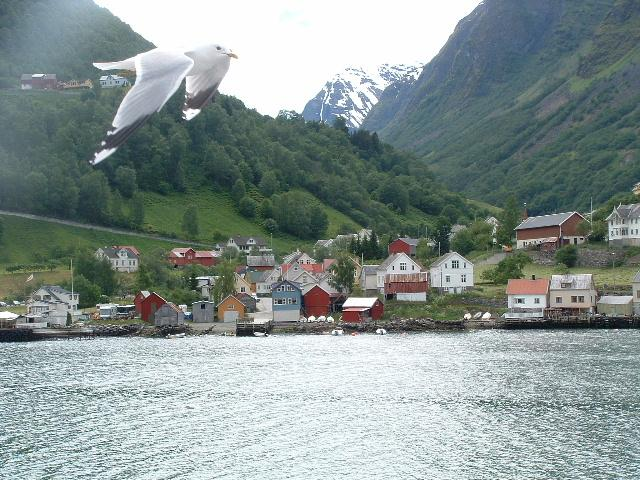
//> input picture Lab11/3.jpg, 640 x 480 px
$ ./main   (built with g++ and OpenCV 4)
//> lines starting //> are read from the running program, lines starting //| are printed output that depends on the picture; after the words box and inside, x2 and y2 are one past the last pixel; in counts of white or black regions, pixels touching at a corner belong together
#include <opencv2/opencv.hpp>
#include <vector>
#include <cmath>
using namespace cv;
using namespace std;

// ---------- Helper Functions ----------

static Mat loadImage(const string &filename, int flags = IMREAD_COLOR)
{
//> called with filename = "3.jpg", flags = 1
    Mat im = imread(filename, flags);
//> im is the input picture: 480 rows x 640 cols, CV_8UC3; mean B, G, R 146, 148.2, 135.4
    if (!im.empty())
        return im;
    vector<string> prefixes = {"", "kepek/", "../kepek/"};
    for (auto &p : prefixes)
    {
        im = imread(p + filename, flags);
        if (!im.empty())
            return im;
    }
    cerr << "Error: Cannot find " << filename << endl;
    return Mat();
}

static bool waitForSpace()
{
    while (true)
    {
        int key = waitKey(0);
        if (key == 'q' || key == 'Q')
        {
            exit(0);
        }
        else if (key == ' ')
        {
            return true;
        }
    }
}

void getColor(const Mat &im, int x, int y, uchar &blue, uchar &green, uchar &red)
{
    Vec3b color = im.at<Vec3b>(y, x);
    blue = color[0];
    green = color[1];
    red = color[2];
}

void setColor(Mat &im, int x, int y, uchar blue, uchar green, uchar red)
{
    im.at<Vec3b>(y, x) = Vec3b(blue, green, red);
}

uchar getGray(const Mat &im, int x, int y)
{
    return im.at<uchar>(y, x);
}

void setGray(Mat &im, int x, int y, uchar v)
{
    im.at<uchar>(y, x) = v;
}

int compare(const void *p1, const void *p2)
{
    uint v1 = *(uint *)p1;
    uint v2 = *(uint *)p2;

    // Extract luminance (stored in highest byte)
    uint lum1 = v1 / 0x1000000;
    uint lum2 = v2 / 0x1000000;

    if (lum1 > lum2)
        return 1;
    else if (lum1 < lum2)
        return -1;
    else
        return 0;
}

// ---------- Watershed Algorithm ----------

void watershedSegmentation()
{
    const uchar bits[8] = {1, 2, 4, 8, 16, 32, 64, 128};
    const int dx[8] = {1, 1, 0, -1, -1, -1, 0, 1};
    const int dy[8] = {0, -1, -1, -1, 0, 1, 1, 1};

    // Load color image
    Mat imColor = loadImage("3.jpg", IMREAD_COLOR);
    if (imColor.empty())
    {
        cerr << "Error: Cannot load 3.jpg. Please provide a test image." << endl;
        return;
    }

    // Convert to grayscale
    Mat imO;
    cvtColor(imColor, imO, COLOR_BGR2GRAY);

    // Display original images
    Mat grid1;
    Mat grayColor;
    cvtColor(imO, grayColor, COLOR_GRAY2BGR);
    hconcat(imColor, grayColor, grid1);
    putText(grid1, "Color Image", Point(10, 30), FONT_HERSHEY_SIMPLEX, 0.8, Scalar(0, 255, 0), 2);
    putText(grid1, "Grayscale", Point(imColor.cols + 10, 30), FONT_HERSHEY_SIMPLEX, 0.8, Scalar(0, 255, 0), 2);

    imshow("Watershed Segmentation (SPACE=next, Q=quit)", grid1);
    waitKey(800);

    // Initialize images
    Mat imG = imO.clone();
    Mat imE = imO.clone();
    Mat imKi = imO.clone();
    Mat imBe = imO.clone();
    Mat imSegm = imColor.clone();
    Mat imSegmMed = imColor.clone();
    Mat imMap = imO.clone();
    Mat imL(imO.rows, imO.cols, CV_16SC1);

    // Split color channels
    vector<Mat> imColors;
    split(imColor, imColors);
    Mat imBlue = imColors[0];
    Mat imGreen = imColors[1];
    Mat imRed = imColors[2];

    // Compute gradients for all channels
    Mat imSum = Mat::zeros(imO.size(), CV_8UC1);

    // Blue channel gradients
    Sobel(imBlue, imL, CV_16S, 1, 0);
    convertScaleAbs(imL, imE);
    Sobel(imBlue, imL, CV_16S, 0, 1);
    convertScaleAbs(imL, imG);
    add(imE, imG, imG);
    addWeighted(imSum, 1, imG, 0.33333, 0, imSum);

    // Green channel gradients
    Sobel(imGreen, imL, CV_16S, 1, 0);
    convertScaleAbs(imL, imE);
    Sobel(imGreen, imL, CV_16S, 0, 1);
    convertScaleAbs(imL, imG);
    add(imE, imG, imG);
    addWeighted(imSum, 1, imG, 0.33333, 0, imSum);

    // Red channel gradients
    Sobel(imRed, imL, CV_16S, 1, 0);
    convertScaleAbs(imL, imE);
    Sobel(imRed, imL, CV_16S, 0, 1);
    convertScaleAbs(imL, imG);
    add(imE, imG, imG);
    addWeighted(imSum, 1, imG, 0.33333, 0, imG);

    // Preprocessing - Gaussian blur
    GaussianBlur(imG, imG, Size(9, 9), 0);

    // Display gradient
    Mat grid2;
    Mat gradColor;
    applyColorMap(imG, gradColor, COLORMAP_JET);
    hconcat(grayColor, gradColor, grid2);
    putText(grid2, "Grayscale", Point(10, 30), FONT_HERSHEY_SIMPLEX, 0.8, Scalar(0, 255, 0), 2);
    putText(grid2, "Gradient Map", Point(imO.cols + 10, 30), FONT_HERSHEY_SIMPLEX, 0.8, Scalar(0, 255, 0), 2);

    imshow("Watershed Segmentation (SPACE=next, Q=quit)", grid2);
    waitKey(800);

    // Step 0 - Initialization
    erode(imG, imE, getStructuringElement(MORPH_RECT, Size(3, 3)));
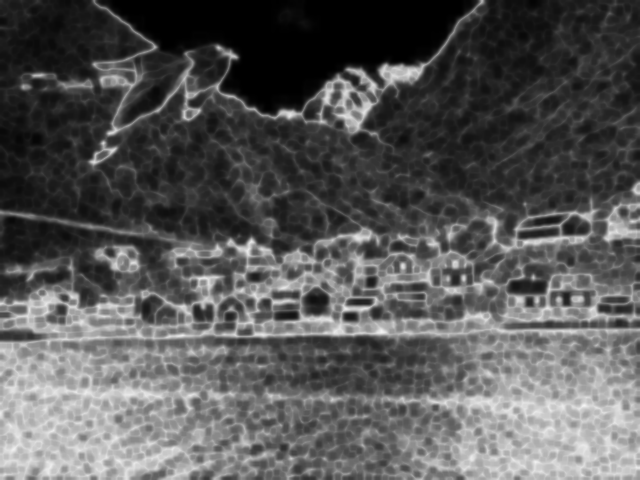
//> imE: 480 rows x 640 cols, CV_8UC1; min 0, max 244, mean 87.2
    imSegm.setTo(Scalar(50, 50, 50));
//> imSegm: 480 rows x 640 cols, CV_8UC3; every value is 50
    imSegmMed.setTo(Scalar(150, 150, 150));
//> imSegmMed: 480 rows x 640 cols, CV_8UC3; every value is 150
    imBe.setTo(Scalar(0));
//> imBe: 480 rows x 640 cols, CV_8UC1; every value is 0
    imKi.setTo(Scalar(8));
//> imKi: 480 rows x 640 cols, CV_8UC1; every value is 8
    imMap.setTo(Scalar(0));

    // Step 1 - Handle steep slopes
    for (int x = 0; x < imBe.cols; ++x)
    {
        for (int y = 0; y < imBe.rows; ++y)
        {
            int fp = getGray(imG, x, y);
            int q = getGray(imE, x, y);

            if (q < fp)
            {
                for (uchar irany = 0; irany < 8; ++irany)
                {
                    if (x + dx[irany] >= 0 && x + dx[irany] < imBe.cols &&
                        y + dy[irany] >= 0 && y + dy[irany] < imBe.rows)
                    {
                        int fpv = getGray(imG, x + dx[irany], y + dy[irany]);
                        if (fpv == q)
                        {
                            setGray(imKi, x, y, irany);
                            setGray(imMap, x, y, 255);
                            uchar volt = getGray(imBe, x + dx[irany], y + dy[irany]);
                            uchar lesz = volt | bits[irany];
                            setGray(imBe, x + dx[irany], y + dy[irany], lesz);
                            break;
                        }
                    }
                }
            }
        }
    }
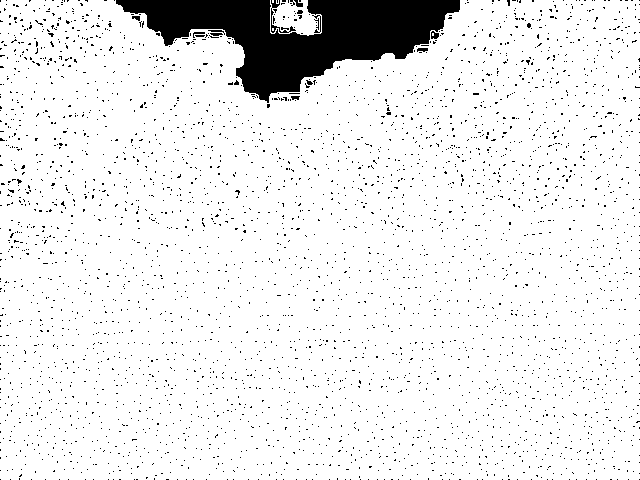
//> imMap: 480 rows x 640 cols, CV_8UC1; 92.4% white; 3597 black regions (3584 under 20 px), largest, box (x1, y1, x2, y2) and area: (116, 0, 460, 103) 16029, (271, 0, 296, 33) 138, (431, 31, 439, 39) 44

    // Display Step 1 result
    Mat grid3;
    Mat mapColor;
    cvtColor(imMap, mapColor, COLOR_GRAY2BGR);
    hconcat(gradColor, mapColor, grid3);
    putText(grid3, "Gradient", Point(10, 30), FONT_HERSHEY_SIMPLEX, 0.8, Scalar(0, 255, 0), 2);
    putText(grid3, "Step 1: Steep Slopes", Point(gradColor.cols + 10, 30), FONT_HERSHEY_SIMPLEX, 0.8, Scalar(0, 255, 0), 2);
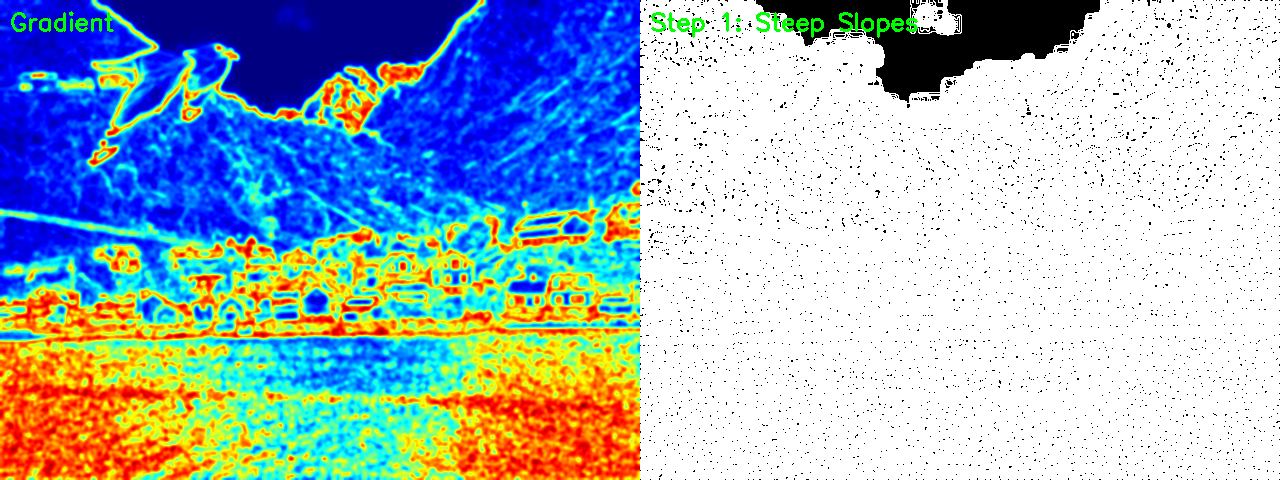
//> grid3: 480 rows x 1280 cols, CV_8UC3; mean B, G, R 194.6, 182.1, 162.1

    imshow("Watershed Segmentation (SPACE=next, Q=quit)", grid3);
    waitKey(800);

    // Step 2 - Handle plateaus using FIFO
    Point *fifo = new Point[imBe.cols * imBe.rows];
    int nextIn = 0;
    int nextOut = 0;

    for (int x = 0; x < imBe.cols; ++x)
    {
        for (int y = 0; y < imBe.rows; ++y)
        {
            int fp = getGray(imG, x, y);
            int pout = getGray(imKi, x, y);
            if (pout == 8)
                continue;

            int added = 0;
            for (uchar irany = 0; irany < 8; ++irany)
            {
                if (x + dx[irany] >= 0 && x + dx[irany] < imBe.cols &&
                    y + dy[irany] >= 0 && y + dy[irany] < imBe.rows)
                {
                    int fpv = getGray(imG, x + dx[irany], y + dy[irany]);
                    int pvout = getGray(imKi, x + dx[irany], y + dy[irany]);
                    if (fpv == fp && pvout == 8)
                    {
                        if (added == 0)
                            fifo[nextIn++] = Point(x, y);
                        added++;
                    }
                }
            }
        }
    }
//> this loop made 640 passes
//> nextIn on passes 1 to 3: 8, 18, 23
//> after the loop, nextIn = 3039

    while (nextOut < nextIn)
    {
        Point p = fifo[nextOut++];
        int fp = getGray(imG, p.x, p.y);

        for (uchar irany = 0; irany < 8; ++irany)
        {
            if (p.x + dx[irany] >= 0 && p.x + dx[irany] < imBe.cols &&
                p.y + dy[irany] >= 0 && p.y + dy[irany] < imBe.rows)
            {
                int fpv = getGray(imG, p.x + dx[irany], p.y + dy[irany]);
                int pvout = getGray(imKi, p.x + dx[irany], p.y + dy[irany]);
                if (fp == fpv && pvout == 8)
                {
                    setGray(imKi, p.x + dx[irany], p.y + dy[irany], (irany + 4) % 8);
                    setGray(imMap, p.x + dx[irany], p.y + dy[irany], 255);
                    setGray(imBe, p.x, p.y, bits[(irany + 4) % 8] | getGray(imBe, p.x, p.y));
                    fifo[nextIn++] = Point(p.x + dx[irany], p.y + dy[irany]);
                }
            }
        }
    }
//> this loop made 5905 passes
//> (p, fp, nextIn) on passes 1 to 3: (Point(0, 2), 47, 3040), (Point(0, 50), 25, 3041), (Point(0, 109), 22, 3042)
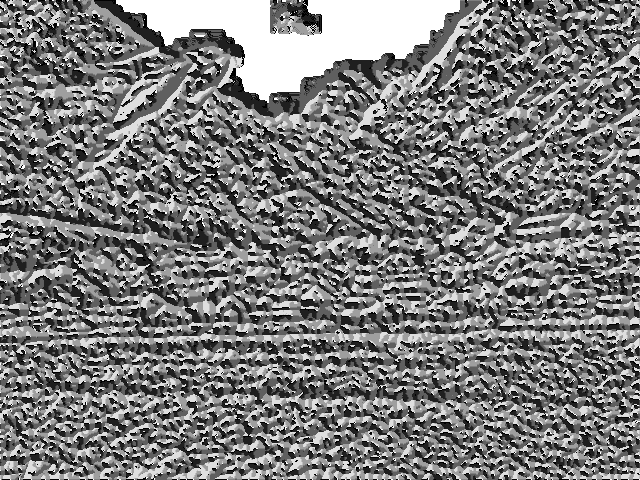
//> imKi: 480 rows x 640 cols, CV_8UC1; min 0, max 8, mean 3.89; drawn with min black and max white
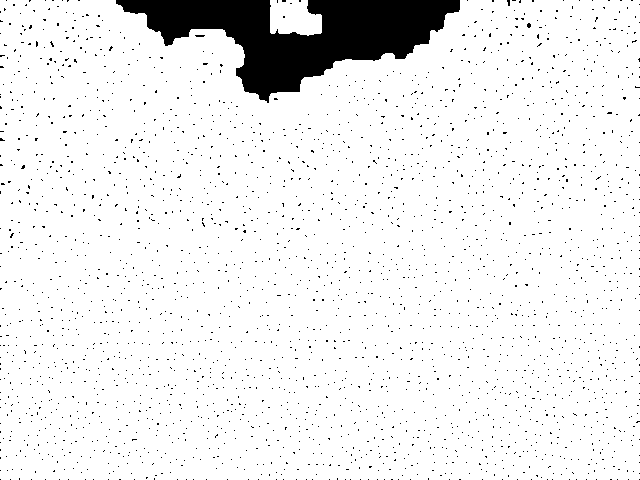
//> imMap: 480 rows x 640 cols, CV_8UC1; 93.3% white; 2480 black regions (2479 under 20 px), largest, box (x1, y1, x2, y2) and area: (116, 0, 460, 103) 16029
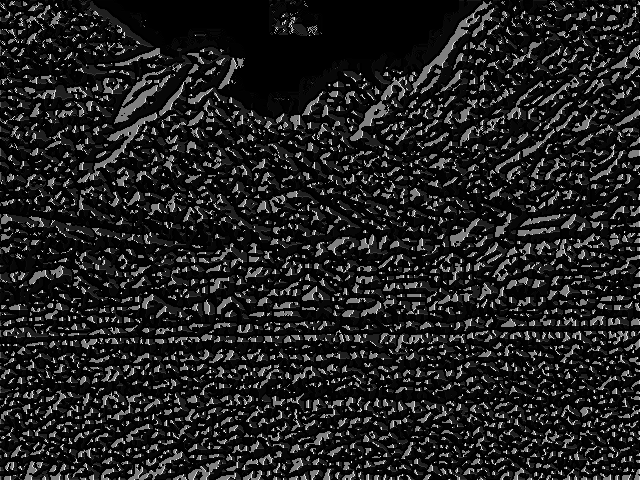
//> imBe: 480 rows x 640 cols, CV_8UC1; min 0, max 255, mean 32.4
//> after the loop, nextIn = 5905

    // Display Step 2 result
    Mat grid4;
    cvtColor(imMap, mapColor, COLOR_GRAY2BGR);
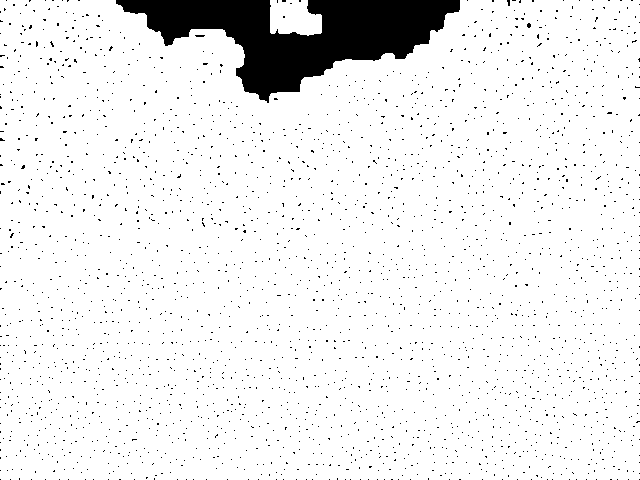
//> mapColor: 480 rows x 640 cols, CV_8UC3; 93.3% white; 2480 black regions (2479 under 20 px), largest, box (x1, y1, x2, y2) and area: (116, 0, 460, 103) 16029
    hconcat(gradColor, mapColor, grid4);
    putText(grid4, "Gradient", Point(10, 30), FONT_HERSHEY_SIMPLEX, 0.8, Scalar(0, 255, 0), 2);
    putText(grid4, "Step 2: Plateaus", Point(gradColor.cols + 10, 30), FONT_HERSHEY_SIMPLEX, 0.8, Scalar(0, 255, 0), 2);

    imshow("Watershed Segmentation (SPACE=next, Q=quit)", grid4);
    waitKey(800);

    // Step 3 - Find local minima using stack
    Point *stack = new Point[imBe.cols * imBe.rows];
    int nrStack = 0;

    for (int x = 0; x < imBe.cols; ++x)
    {
        for (int y = 0; y < imBe.rows; ++y)
        {
            int fp = getGray(imG, x, y);
            int pout = getGray(imKi, x, y);
            if (pout != 8)
                continue;

            for (uchar irany = 0; irany < 8; ++irany)
            {
                if (x + dx[irany] >= 0 && x + dx[irany] < imBe.cols &&
                    y + dy[irany] >= 0 && y + dy[irany] < imBe.rows)
                {
                    int fpv = getGray(imG, x + dx[irany], y + dy[irany]);
                    int pvout = getGray(imKi, x + dx[irany], y + dy[irany]);
                    if (pvout == 8 && fp == fpv)
                    {
                        setGray(imKi, x + dx[irany], y + dy[irany], (irany + 4) % 8);
                        setGray(imMap, x + dx[irany], y + dy[irany], 255);
                        setGray(imBe, x, y, bits[(irany + 4) % 8] | getGray(imBe, x, y));
                        stack[nrStack++] = Point(x + dx[irany], y + dy[irany]);
                    }
                }
            }

            while (nrStack > 0)
            {
                Point pv = stack[--nrStack];
                int fpv = getGray(imG, pv.x, pv.y);

                for (uchar irany = 0; irany < 8; ++irany)
                {
                    if (pv.x + dx[irany] >= 0 && pv.x + dx[irany] < imBe.cols &&
                        pv.y + dy[irany] >= 0 && pv.y + dy[irany] < imBe.rows)
                    {
                        int fpvv = getGray(imG, pv.x + dx[irany], pv.y + dy[irany]);
                        int pvvout = getGray(imKi, pv.x + dx[irany], pv.y + dy[irany]);
                        if (fpv == fpvv && pvvout == 8 && (!(pv.x + dx[irany] == x && pv.y + dy[irany] == y)))
                        {
                            setGray(imMap, pv.x + dx[irany], pv.y + dy[irany], 255);
                            setGray(imKi, pv.x + dx[irany], pv.y + dy[irany], (irany + 4) % 8);
                            setGray(imBe, pv.x, pv.y, bits[(irany + 4) % 8] | getGray(imBe, pv.x, pv.y));
                            stack[nrStack++] = Point(pv.x + dx[irany], pv.y + dy[irany]);
                        }
                    }
                }
            }
        }
    }
//> after the loop, nrStack = 0

    // Display Step 3 result (local minima)
    Mat grid5;
    cvtColor(imMap, mapColor, COLOR_GRAY2BGR);
    hconcat(gradColor, mapColor, grid5);
    putText(grid5, "Gradient", Point(10, 30), FONT_HERSHEY_SIMPLEX, 0.8, Scalar(0, 255, 0), 2);
    putText(grid5, "Step 3: Local Minima", Point(gradColor.cols + 10, 30), FONT_HERSHEY_SIMPLEX, 0.8, Scalar(0, 255, 0), 2);

    imshow("Watershed Segmentation (SPACE=next, Q=quit)", grid5);
    waitKey(800);

    // Step 4 - Build watershed basins
    uint *medbuff = new uint[imBe.cols * imBe.rows];
    int label = 0;
    nextIn = 0;
    int spotSum[3];

    for (int x = 0; x < imBe.cols; ++x)
    {
        for (int y = 0; y < imBe.rows; ++y)
        {
            int pout = getGray(imKi, x, y);
            if (pout != 8)
                continue;

            stack[nrStack++] = Point(x, y);
            for (int i = 0; i < 3; ++i)
                spotSum[i] = 0;

            while (nrStack > 0)
            {
                Point pv = stack[--nrStack];
                fifo[nextIn++] = pv;

                uchar r, g, b;
                getColor(imColor, pv.x, pv.y, b, g, r);
                spotSum[0] += (int)b;
                spotSum[1] += (int)g;
                spotSum[2] += (int)r;

                uint o = (int)r * 0x10000 + (int)g * 0x100 + (int)b;
                o += (uint)(round((float)r * 0.299 + (float)g * 0.587 + (float)b * 0.114) * 0x1000000);
                medbuff[nextIn - 1] = o;

                int pvin = getGray(imBe, pv.x, pv.y);
                for (uchar irany = 0; irany < 8; ++irany)
                {
                    if ((bits[irany] & pvin) > 0)
                    {
                        stack[nrStack++] = Point(pv.x + dx[(irany + 4) % 8], pv.y + dy[(irany + 4) % 8]);
                    }
                }
            }

            label++;

            for (int i = 0; i < 3; ++i)
            {
                spotSum[i] = round((float)spotSum[i] / nextIn);
            }

            qsort(medbuff, nextIn, sizeof(uint), compare);
            int medR = (medbuff[nextIn / 2] % 0x1000000) / 0x10000;
            int medG = (medbuff[nextIn / 2] % 0x10000) / 0x100;
            int medB = (medbuff[nextIn / 2] % 0x100);

            for (int i = 0; i < nextIn; ++i)
            {
                setColor(imSegm, fifo[i].x, fifo[i].y, (uchar)spotSum[2], (uchar)spotSum[1], (uchar)spotSum[0]);
                setColor(imSegmMed, fifo[i].x, fifo[i].y, (uchar)medR, (uchar)medG, (uchar)medB);
            }
            nextIn = 0;
        }
    }
//> this loop made 640 passes
//> label on passes 1 to 3: 34, 35, 36
//> after the loop, nrStack = 0; spotSum = [173, 170, 146]; nextIn = 0; label = 2480

    // Display final results
    Mat grid6;
    hconcat(imSegm, imSegmMed, grid6);
    putText(grid6, "Average Color Segmentation", Point(10, 30), FONT_HERSHEY_SIMPLEX, 0.7, Scalar(0, 255, 0), 2);
    putText(grid6, "Median Color Segmentation", Point(imSegm.cols + 10, 30), FONT_HERSHEY_SIMPLEX, 0.7, Scalar(0, 255, 0), 2);

    string info = "Regions found: " + to_string(label);
//> info = "Regions found: 2480"
    putText(grid6, info, Point(10, 60), FONT_HERSHEY_SIMPLEX, 0.6, Scalar(255, 255, 0), 2);

    imshow("Watershed Segmentation (SPACE=next, Q=quit)", grid6);
    waitForSpace();
//> the 'q' key is pressed

    // Final comparison
    Mat grid7;
    hconcat(imColor, imSegm, grid7);
    Mat temp;
    hconcat(grid7, imSegmMed, temp);
    grid7 = temp.clone();

    putText(grid7, "Original", Point(10, 30), FONT_HERSHEY_SIMPLEX, 0.8, Scalar(0, 255, 0), 2);
    putText(grid7, "Average Colors", Point(imColor.cols + 10, 30), FONT_HERSHEY_SIMPLEX, 0.8, Scalar(0, 255, 0), 2);
    putText(grid7, "Median Colors", Point(2 * imColor.cols + 10, 30), FONT_HERSHEY_SIMPLEX, 0.8, Scalar(0, 255, 0), 2);

    imshow("Watershed Segmentation (SPACE=next, Q=quit)", grid7);
    waitForSpace();

    // Cleanup
    delete[] fifo;
    delete[] stack;
    delete[] medbuff;

    cout << "Watershed segmentation complete. Regions: " << label << endl;
}

// ---------- Main ----------

int main()
{
    cout << "Watershed Segmentation Algorithm" << endl;
    cout << "Controls: SPACE=next slide, Q=quit" << endl;
    cout << "Note: Please ensure '3.jpg' exists for segmentation." << endl;
    cout << endl;

    watershedSegmentation();
//> (the program exits here)
